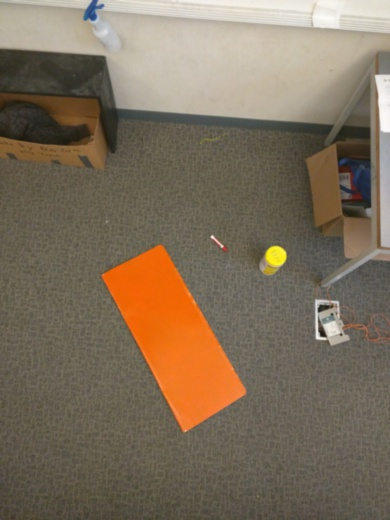
//> input picture vision/marker_small.jpg, 390 x 520 px
$ ./squares   (built with g++ and OpenCV 4)
//> lines starting //> are read from the running program, lines starting //| are printed output that depends on the picture; after the words box and inside, x2 and y2 are one past the last pixel; in counts of white or black regions, pixels touching at a corner belong together
//> further down, image is the input picture: 520 rows x 390 cols, CV_8UC3; mean B, G, R 91.4, 110.9, 125.8
// The "Square Detector" program.
// It loads several images sequentially and tries to find squares in
// each image

#include "opencv2/core/core.hpp"
#include "opencv2/imgproc/imgproc.hpp"
#include "opencv2/highgui/highgui.hpp"

#include <iostream>
#include <math.h>
#include <string.h>

using namespace cv;
using namespace std;

static void help()
{
    cout <<
    "\nA program using pyramid scaling, Canny, contours, contour simpification and\n"
    "memory storage (it's got it all folks) to find\n"
    "squares in a list of images pic1-6.png\n"
    "Returns sequence of squares detected on the image.\n"
    "the sequence is stored in the specified memory storage\n"
    "Call:\n"
    "./squares\n"
    "Using OpenCV version %s\n" << CV_VERSION << "\n" << endl;
}


int thresh = 50, N = 11;
const char* wndname = "Square Detection Demo";

// helper function:
// finds a cosine of angle between vectors
// from pt0->pt1 and from pt0->pt2
static double angle( Point pt1, Point pt2, Point pt0 )
{
    double dx1 = pt1.x - pt0.x;
    double dy1 = pt1.y - pt0.y;
    double dx2 = pt2.x - pt0.x;
    double dy2 = pt2.y - pt0.y;
    return (dx1*dx2 + dy1*dy2)/sqrt((dx1*dx1 + dy1*dy1)*(dx2*dx2 + dy2*dy2) + 1e-10);
}

// returns sequence of squares detected on the image.
// the sequence is stored in the specified memory storage
static void findSquares( const Mat& image, vector<vector<Point> >& squares )
{
    squares.clear();

    Mat pyr, timg;

    // down-scale and upscale the image to filter out the noise
    pyrDown(image, pyr, Size(image.cols/2, image.rows/2));
    pyrUp(pyr, timg, image.size());
    vector<vector<Point> > contours;

	// find contours and store them all as a list
            findContours(timg, contours, CV_RETR_LIST, CV_CHAIN_APPROX_SIMPLE);
	    vector<vector<Point> >hull( contours.size() );
            vector<Point> approx;
            // test each contour

            for( size_t i = 0; i < contours.size(); i++ )
            {
                // approximate contour with accuracy proportional
                // to the contour perimeter
		convexHull( Mat(contours[i]), approx, false );

                approxPolyDP(Mat(hull[i]), approx, arcLength(Mat(contours[i]), true)*0.02, true);

                // square contours should have 4 vertices after approximation
                // relatively large area (to filter out noisy contours)
                // and be convex.
                // Note: absolute value of an area is used because
                // area may be positive or negative - in accordance with the
                // contour orientation

                if( approx.size() == 4 &&
                    fabs(contourArea(Mat(approx))) > 1000 &&
                    isContourConvex(Mat(approx)) )
                {

                    double maxCosine = 0;

                    for( int j = 2; j < 5; j++ )
                    {
                        // find the maximum cosine of the angle between joint edges
                        double cosine = fabs(angle(approx[j%4], approx[j-2], approx[j-1]));
                        maxCosine = MAX(maxCosine, cosine);
                    }

                    // if cosines of all angles are small
                    // (all angles are ~90 degree) then write quandrange
                    // vertices to resultant sequence
                    if( maxCosine < 0.3 )
                        squares.push_back(approx);
                }
            }
		squares.push_back(approx);
/*
    // find squares in every color plane of the image
    for( int c = 0; c < 3; c++ )
    {
        int ch[] = {c, 0};
        mixChannels(&timg, 1, &gray0, 1, ch, 1);

        // try several threshold levels
        for( int l = 0; l < N; l++ )
        {
            // hack: use Canny instead of zero threshold level.
            // Canny helps to catch squares with gradient shading
            if( l == 0 )
            {
                // apply Canny. Take the upper threshold from slider
                // and set the lower to 0 (which forces edges merging)
                Canny(gray0, gray, 0, thresh, 5);
                // dilate canny output to remove potential
                // holes between edge segments
                dilate(gray, gray, Mat(), Point(-1,-1));
            }
            else
            {
                // apply threshold if l!=0:
                //     tgray(x,y) = gray(x,y) < (l+1)*255/N ? 255 : 0
                gray = gray0 >= (l+1)*255/N;
            }

            // find contours and store them all as a list
            findContours(gray, contours, CV_RETR_LIST, CV_CHAIN_APPROX_SIMPLE);

            vector<Point> approx;

            // test each contour
            for( size_t i = 0; i < contours.size(); i++ )
            {
                // approximate contour with accuracy proportional
                // to the contour perimeter
                approxPolyDP(Mat(contours[i]), approx, arcLength(Mat(contours[i]), true)*0.02, true);

                // square contours should have 4 vertices after approximation
                // relatively large area (to filter out noisy contours)
                // and be convex.
                // Note: absolute value of an area is used because
                // area may be positive or negative - in accordance with the
                // contour orientation
                if( approx.size() == 4 &&
                    fabs(contourArea(Mat(approx))) > 1000 &&
                    isContourConvex(Mat(approx)) )
                {
                    double maxCosine = 0;

                    for( int j = 2; j < 5; j++ )
                    {
                        // find the maximum cosine of the angle between joint edges
                        double cosine = fabs(angle(approx[j%4], approx[j-2], approx[j-1]));
                        maxCosine = MAX(maxCosine, cosine);
                    }

                    // if cosines of all angles are small
                    // (all angles are ~90 degree) then write quandrange
                    // vertices to resultant sequence
                    if( maxCosine < 0.3 )
                        squares.push_back(approx);
                }
            }
        }
    }
*/
}


// the function draws all the squares in the image
static void drawSquares( Mat& image, const vector<vector<Point> >& squares )
{
	Mat edges;

// [7 lines of commented-out code are left out]

	drawContours(edges, squares, -1, Scalar(255), 1);
	image = edges;
    imshow(wndname, image);
}

static void detectTarget(const Mat& src, Mat& dst) {
	Mat h_max, h_min, s_min, v_min, v_max;

	Mat hsvI;
	cvtColor(src,hsvI,CV_RGB2HSV,0);
//> hsvI: 520 rows x 390 cols, CV_8UC3; mean H, S, V 98.9, 64, 126
	Mat chans[3];

	  // may not actually be seperated as hsv order
	split(hsvI,chans);
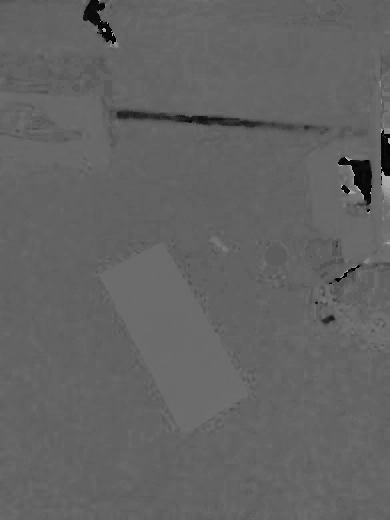
//> chans[0]: 520 rows x 390 cols, CV_8UC1; min 0, max 178, mean 98.9
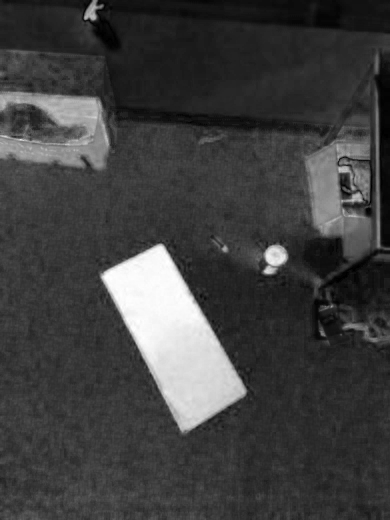
//> chans[1]: 520 rows x 390 cols, CV_8UC1; min 0, max 255, mean 64
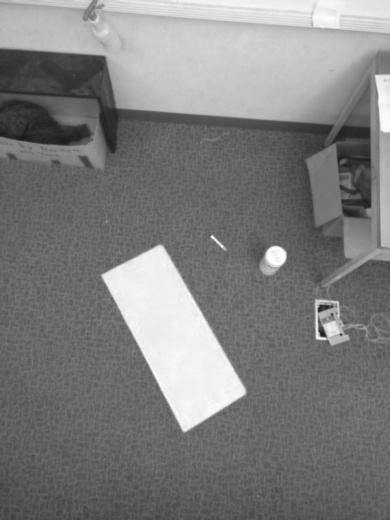
//> chans[2]: 520 rows x 390 cols, CV_8UC1; min 26, max 255, mean 126

	threshold(chans[0], h_min, 100, 255, CV_THRESH_BINARY); //hue max thresh
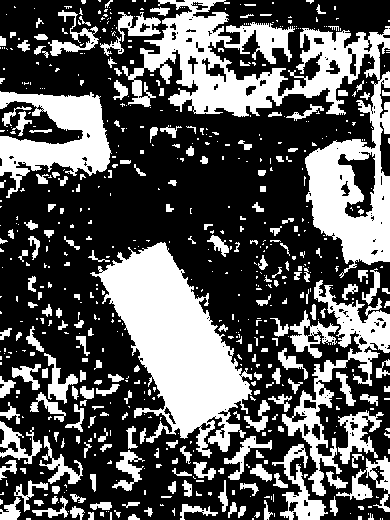
//> h_min: 520 rows x 390 cols, CV_8UC1; 35.5% white; 642 white regions (430 under 20 px), largest, box (x1, y1, x2, y2) and area: (122, 0, 390, 278) 20800, (90, 242, 252, 458) 15749, (0, 91, 112, 198) 5877
	threshold(chans[0], h_max, 110, 255, CV_THRESH_BINARY_INV); //hue min thresh
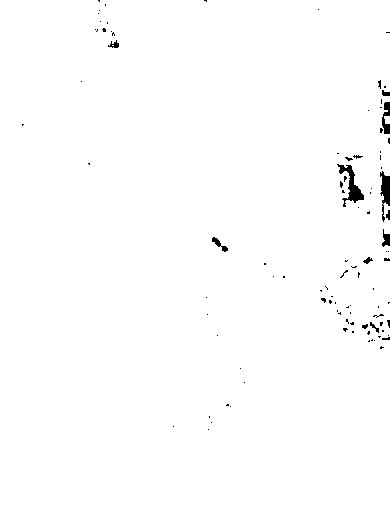
//> h_max: 520 rows x 390 cols, CV_8UC1; 99.2% white; 99 black regions (87 under 20 px), largest, box (x1, y1, x2, y2) and area: (337, 164, 364, 207) 376, (380, 171, 390, 222) 275, (382, 102, 390, 134) 163
	threshold(chans[1], s_min, 200, 255, CV_THRESH_BINARY); //saturation min
//> s_min: 520 rows x 390 cols, CV_8UC1; 5.9% white; 11 white regions (9 under 20 px), largest, box (x1, y1, x2, y2) and area: (102, 246, 239, 427) 11601, (266, 248, 285, 265) 232
	threshold(chans[2], v_min, 200, 255, CV_THRESH_BINARY); //varience min
//> v_min: 520 rows x 390 cols, CV_8UC1; 13.2% white; 42 white regions (28 under 20 px), largest, box (x1, y1, x2, y2) and area: (102, 246, 246, 432) 12357, (136, 24, 309, 86) 6429, (100, 0, 390, 33) 6281
	threshold(chans[2], v_max, 220, 255, CV_THRESH_BINARY_INV); //varience max
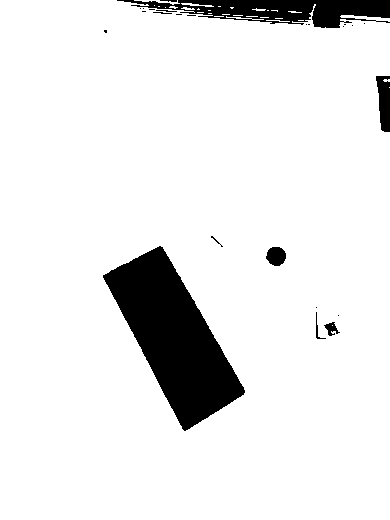
//> v_max: 520 rows x 390 cols, CV_8UC1; 91.4% white; 25 black regions (15 under 20 px), largest, box (x1, y1, x2, y2) and area: (103, 246, 245, 431) 12125, (117, 0, 390, 28) 4163, (376, 76, 390, 132) 597

	dst = h_min & h_max & s_min & v_min;
//> dst: 520 rows x 390 cols, CV_8UC1; 5.7% white; 4 white regions (3 under 20 px), largest, box (x1, y1, x2, y2) and area: (102, 246, 239, 427) 11547

	Mat element = getStructuringElement( MORPH_RECT, Size( 2*2 + 1, 2*2+1 ), Point( 2, 2 ) );

	morphologyEx(dst,dst,MORPH_CLOSE,element,Point(-1,-1),2,BORDER_CONSTANT);
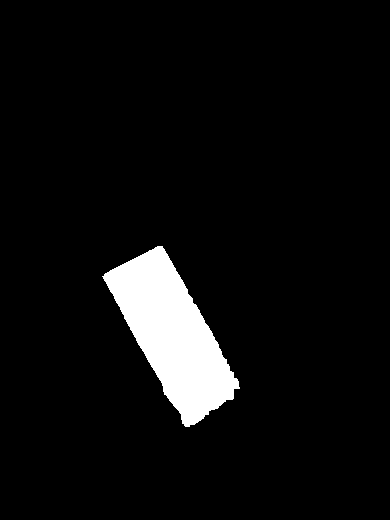
//> dst: 520 rows x 390 cols, CV_8UC1; 5.8% white; 1 white region
}
// [20 lines of commented-out code are left out]

int main(int /*argc*/, char** /*argv*/)
{
    static const char* names[] = { "../marker_small.jpg", 0 };
    help();
    namedWindow( wndname, 1 );
    vector<vector<Point> > squares;

    for( int i = 0; names[i] != 0; i++ )
    {
        Mat image = imread(names[i], 1);
        if( image.empty() )
        {
            cout << "Couldn't load " << names[i] << endl;
            continue;
        }

	Mat binary;
	detectTarget(image, binary);
	imshow("Image", binary);
        findSquares(binary, squares);
//> in findSquares, `findContours(timg, contours, CV_RETR_LIST, CV_CHAIN_APPROX_SIMPLE);`: contours = 1 contour; box (x1, y1, x2, y2) and area: (98, 242, 243, 431) 13389
//> in findSquares, `vector<vector<Point> >hull( contours.size() );`: hull = 1 empty contours
//> (the run ends here: the program stops with an error, at `approxPolyDP(Mat(hull[i]), approx, arcLength(Mat(contours[i]), true)*0..`)
